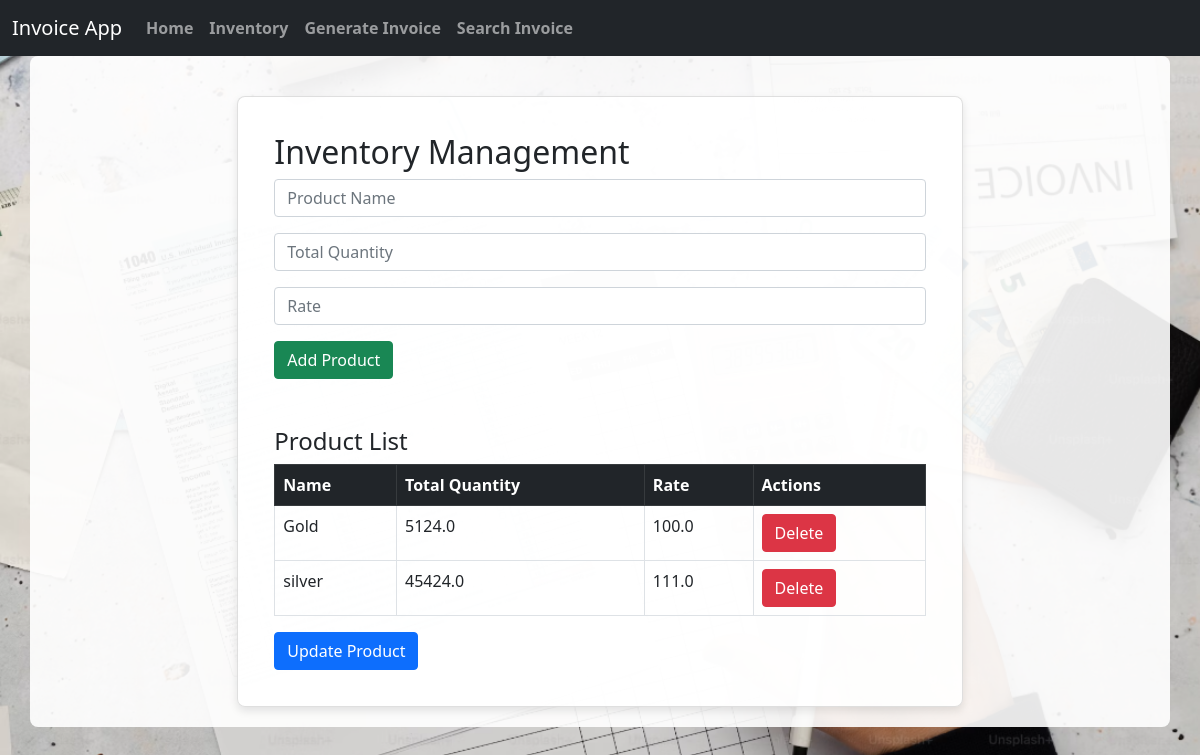
The page /inventory on the database as committed earlier.
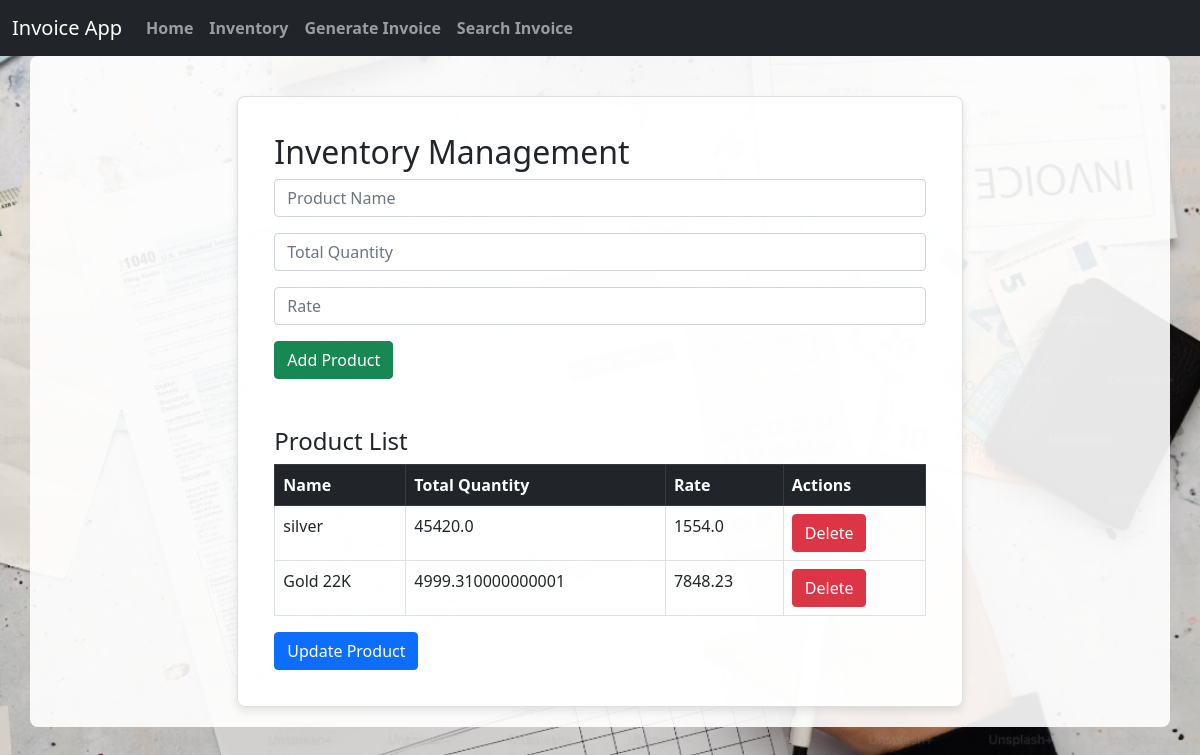
The same page on the database as committed later.
### models.py (models this page shows)
class Product(db.Model):
    id = db.Column(db.Integer, primary_key=True)
    name = db.Column(db.String(100), nullable=False)
    total_quantity = db.Column(db.Float, nullable=False)
    rate = db.Column(db.Float, nullable=False)
    items = db.relationship('InvoiceItem', backref='product', cascade="all, delete-orphan", passive_deletes=True)

### app.py (the view)
@app.route('/inventory')
def inventory():
    products = Product.query.all()
    return render_template('inventory.html', products=products)

### templates/inventory.html (shortened to what this page needs)
<!DOCTYPE html>
<html lang="en">
<head>
    <link href="https://cdn.jsdelivr.net/npm/bootstrap@5.1.0/dist/css/bootstrap.min.css" rel="stylesheet">
    <link href="/static/css/instyles.css" rel="stylesheet">
</head>
<body>
    <nav class="navbar navbar-expand-lg navbar-dark bg-dark fixed-top">
        <div class="container-fluid">
            <a class="navbar-brand" href="/">Invoice App</a>
            <div class="collapse navbar-collapse">
                <ul class="navbar-nav me-auto mb-2 mb-lg-0">
                    <li class="nav-item">
                        <a class="nav-link" href="/">Home</a>
                    </li>
                    <li class="nav-item">
                        <a class="nav-link" href="/inventory">Inventory</a>
                    </li>
                    <li class="nav-item">
                        <a class="nav-link" href="/generate_invoice_page">Generate Invoice</a>
                    </li>
                    <li class="nav-item">
                        <a class="nav-link" href="/search_invoice">Search Invoice</a>
                    </li>
                </ul>
            </div>
        </div>
    </nav>
    <div class="container">
        <div class="row">
            <div class="col-md-8 offset-md-2">
                <div class="card">
                    <div class="card-body">
                        <h2>Inventory Management</h2>
                        <form action="/add_product" method="POST">
                            <div class="mb-3">
                                <input type="text" name="name" class="form-control" placeholder="Product Name" required>
                            </div>
                            <div class="mb-3">
                                <input type="number" step="0.01" name="total_quantity" class="form-control" placeholder="Total Quantity" required>
                            </div>
                            <div class="mb-3">
                                <input type="number" step="0.01" name="rate" class="form-control" placeholder="Rate" required>
                            </div>
                            <button type="submit" class="btn btn-success">Add Product</button>
                        </form>
                        <h4 class="mt-5">Product List</h4>
                        <table class="table table-bordered">
                            <thead class="table-dark">
                                <tr>
                                    <th>Name</th>
                                    <th>Total Quantity</th>
                                    <th>Rate</th>
                                    <th>Actions</th>
                                </tr>
                            </thead>
                            <tbody>
                                {% for product in products %}
                                <tr>
                                    <td>{{ product.name }}</td>
                                    <td>{{ product.total_quantity }}</td>
                                    <td>{{ product.rate }}</td>
                                    <td>
                                        <form action="/delete_product/{{ product.id }}" method="POST" style="display:inline;">
                                            <button type="submit" class="btn btn-danger" onclick="return confirm('Are you sure?');">Delete</button>
                                        </form>
                                    </td>
                                </tr>
                                {% endfor %}
                            </tbody>
                        </table>
                        <button type="button" class="btn btn-primary" data-bs-toggle="modal" data-bs-target="#updateModal">Update Product</button>
                    </div>
                </div>
            </div>
        </div>
    </div>
</body>
</html>

### static/css/instyles.css (style rules this page uses)
body { background-image: url('/static/images/background.jpg'); background-size: cover; background-position: center; background-repeat: no-repeat; background-attachment: fixed; height: 100vh; padding-top: 56px; }
nav a.nav-link { color: white; font-weight: bold; }
.card { margin-top: 20px; box-shadow: 0px 4px 8px rgba(0, 0, 0, 0.1); }
.container, .card { background-color: rgba(255, 255, 255, 0.9); padding: 20px; border-radius: 8px; }

Rows that differ between the two databases and show on the page:
removed Product: name "Gold", total_quantity "5124.0", rate "100.0"
changed Product "silver": total_quantity "45424.0" → "45420.0"; rate "111.0" → "1554.0"
added Product: name "Gold 22K", total_quantity "4999.310000000001", rate "7848.23"
